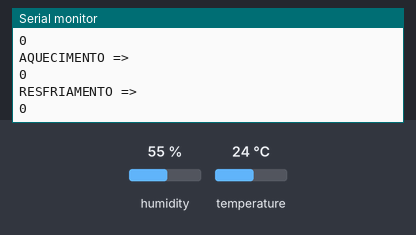
A sketch run on a simulated Arduino Uno, built with avr-gcc and run on an emulated ATmega328P. Parts: the last lines printed to the serial monitor. The test bench sets the inputs (shaded band); at power-on: temperature 24 °C, humidity 55 %.

Above: at 6.8 s.
6.9 s: temperature set to 12 °C
At 13.6 s:
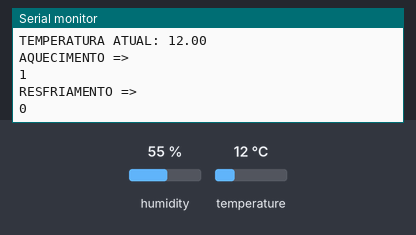
15.4 s: temperature set to 28 °C
At 20.6 s:
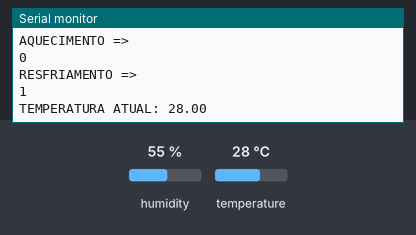
23.4 s: temperature set to 33 °C
At 29.1 s:
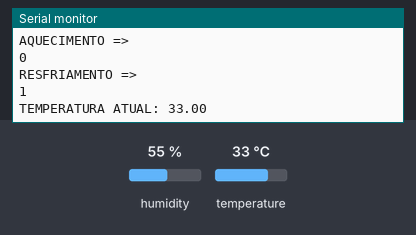
31.4 s: temperature set to 16 °C
At 37.5 s:
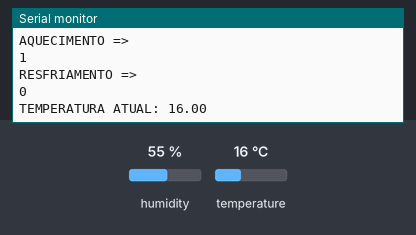
39.4 s: humidity set to 22 %
Timing chart, 0 to 42.4 s (numbered marks = the images above; inputs shaded):
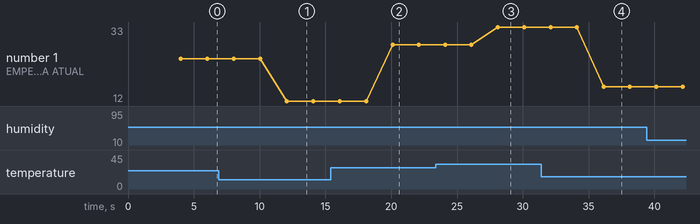

Measured:
- after the input at 6.9 s, the serial monitor: prints a new line after 5.1 s (image 1)
- after the input at 15.4 s, the serial monitor: prints a new line after 4.6 s (image 2)
- after the input at 23.4 s, the serial monitor: prints a new line after 4.6 s (image 3)
- after the input at 31.4 s, the serial monitor: prints a new line after 4.6 s (image 4)
- plotted number 1: 24 → 12 after the input at 6.9 s, 12 → 28 after the input at 15.4 s, 28 → 33 after the input at 23.4 s, 33 → 16 after the input at 31.4 s

The sketch:

hidromel.ino
```cpp
/* Para resfriar considerar Chiller de serpentina */

/* Incluir biblitoecas */
#include <Arduino_FreeRTOS.h>
#include "DHT.h"
#include <task.h>
#include <queue.h>

/* Definições gerais */
#define BAUDRATE_SERIAL 9600

/* Definições - DHT11 */
#define DHTPIN 2     // Digital pin connected to the DHT sensor
#define DHTTYPE DHT11   // DHT 11
DHT dht(DHTPIN, DHTTYPE);

/* Definições Leds*/
#define LED_AZUL 3
#define LED_VERDE 4
#define LED_VERMELHO 5

/* Definições Resfriamento e Aquecimento*/
#define AQUECIMENTO 6
#define RESFRIAMENTO 7

/* filas (queues) */
QueueHandle_t fila_dht11_temperatura;
QueueHandle_t fila_led_azul;
QueueHandle_t fila_led_verde;
QueueHandle_t fila_led_vermelho;
QueueHandle_t fila_aquecimento;
QueueHandle_t fila_resfriamento;

/* Define - tempo para aguardar tomada de controle da fila */
#define TEMPO_PARA_AGUARDAR_FILA (TickType_t ) 1000

/* TAREFAS DE SENSOR */
/* Tarefa de aquisição de dados */
void task_dht11_temperatura( void *pvParameters );

/* TAREFA DE CONTROLE*/
void task_controle( void *pvParameters );

/* TAREFA DE ATUAÇÃO */
/* Tarefas dos leds*/
void task_led_azul( void *pvParameters );
void task_led_vermelho( void *pvParameters );
void task_led_verde( void *pvParameters );
/* Tarefas aquecimento e resfriamento */
void task_aquecimento(void *pvParameters );
void task_resfriamento(void *pvParameters );


void setup() {
  /* Inicializar serial */
  Serial.begin(BAUDRATE_SERIAL);

  /* Saidas dos LEDs */
//  pinMode(LED_VERMELHO, OUTPUT);
//  pinMode(LED_AZUL, OUTPUT);
//  pinMode(LED_VERDE, OUTPUT);
//  pinMode(LED_VERDE, OUTPUT);
//  pinMode(LED_VERDE, OUTPUT);

  /* Inicializar dht11 */
  dht.begin();

  /* Criação das filas (queues) */
  fila_dht11_temperatura  = xQueueCreate(1, sizeof(float));
  fila_led_azul           = xQueueCreate(1, sizeof(int));
  fila_led_verde          = xQueueCreate(1, sizeof(int));
  fila_led_vermelho       = xQueueCreate(1, sizeof(int));
  fila_aquecimento        = xQueueCreate(1, sizeof(int));
  fila_resfriamento       = xQueueCreate(1, sizeof(int));

  /* Verifica se as filas foram corretamente criadas */
  if ((fila_dht11_temperatura == NULL || fila_led_azul == NULL || fila_led_verde == NULL || fila_led_vermelho == NULL || fila_aquecimento == NULL || fila_resfriamento == NULL)) {
    Serial.println("erro nas filas");
    while(1){}
  }

  /* Criar tarefas */
  xTaskCreate(task_dht11_temperatura, (const portCHAR *)"dht11",            1024, NULL,  5, NULL);
  xTaskCreate(task_controle,          (const portCHAR *)"monitor_serial",   156,  NULL,  4,  NULL);
  xTaskCreate(task_led_azul,          (const portCHAR *)"led_azul",         156,  NULL,  2,  NULL);
  xTaskCreate(task_led_verde,         (const portCHAR *)"led_verde",        156,  NULL,  1,  NULL);
  xTaskCreate(task_led_vermelho,      (const portCHAR *)"led_vermelho",     156,  NULL,  2,  NULL);
  xTaskCreate(task_aquecimento,       (const portCHAR *)"led_aquecimento",  156,  NULL,  3,  NULL);
  xTaskCreate(task_resfriamento,      (const portCHAR *)"led_resfriamento", 156,  NULL,  3,  NULL);

  Serial.println("setup finalizado");
  /* A partir deste momento, o scheduler de tarefas entra em ação e as tarefas executam */
}

void loop() {
    /* No FreeRTOS tudo é feito pelas tarefas */
}

void switch_led(int azul, int verde, int vermelho) {
  xQueueOverwrite(fila_led_azul, (void *)&azul);
  xQueueOverwrite(fila_led_verde, (void *)&verde);
  xQueueOverwrite(fila_led_vermelho, (void *)&vermelho);
}


void switch_aquecimento(int flag) {
  xQueueOverwrite(fila_aquecimento, (void *)&flag);
}

void switch_resfriamento(int flag) {
  xQueueOverwrite(fila_resfriamento, (void *)&flag);
}


/* TAREFA DE SENSOR */
/* task_dht11_temperatura: tarefa responsável por fazer a leitura da temperatura por meio do sensor dht11 */
void task_dht11_temperatura( void *pvParameters )
{
  float temperatura = 0.0;
  vTaskDelay( 2000 / portTICK_PERIOD_MS );

  while(1) {
    temperatura = dht.readTemperature();
    /* Insere leitura na fila */
    xQueueOverwrite(fila_dht11_temperatura, (void *)&temperatura);
    vTaskDelay( 2000 / portTICK_PERIOD_MS );  /* Ler a temperatura a cada 2 segundos*/

    Serial.print("TEMPERATURA ATUAL: ");
    Serial.println(temperatura);
  }
}


/* TAREFA DE CONTROLE */
/* dados considerando a levedura Lalvin 71B */
/* https://www.indupropil.com.br/levedura-lalvin-71b-5gr.html */

void task_controle( void *pvParameters )
{
  float temperatura = 0.0;

  vTaskDelay( 2000 / portTICK_PERIOD_MS );

  while(1) {
    xQueuePeek(fila_dht11_temperatura, &temperatura,TEMPO_PARA_AGUARDAR_FILA);

    /* Temperatura críticamente baixa => acionamento dos sistemas de refrigeração ou aquecimento */
    if(temperatura < 15.0 ){
      Serial.println("Temperatura críticamente baixa");
      switch_led(1, 0, 0);
      switch_aquecimento(1);
      switch_resfriamento(0);

    /* Temperatura de atenção, acionamento do sistema de refrigeração ou aquecimento */
    } else if (temperatura >= 15.0 && temperatura <= 17.0) {
      Serial.println("Temperatura de atenção - baixa");
      switch_led(1, 1, 0);
      switch_aquecimento(1);
      switch_resfriamento(0);

    /* Dentro da faixa de temperatura desejada */
    } else if (temperatura > 17.0 && temperatura < 28.0) {
      Serial.println("Temperatura desejada");
      switch_led(0, 1, 0);
      switch_aquecimento(0);
      switch_resfriamento(0);

    /* Temperatura de atenção, acionamento do sistema de refrigeração ou aquecimento */
    } else if (temperatura >= 28.0 && temperatura <= 30.0) {
      Serial.println("Temperatura de atenção - alta");
      switch_led(0, 1, 1);
      switch_aquecimento(0);
      switch_resfriamento(1);

    /* led vermelho = temperatura crítica, manutenção do acionamento dos sistemas de refrigeração ou aquecimento */
    } else if (temperatura > 30.0){
      Serial.println("Temperatura críticamente alta");
      switch_led(0, 0, 1);
      switch_aquecimento(0);
      switch_resfriamento(1);

    /* desconhecido */
    } else {
      Serial.println("Estado desconhecido");
    }

    /* Ler a temperatura a cada 2 segundos */
    vTaskDelay( 2000 / portTICK_PERIOD_MS );
  }
}

/* TAREFAS DE ATUAÇÃO */
void task_led_azul( void *pvParameters )
{
  int azul = 0;
  vTaskDelay( 2000 / portTICK_PERIOD_MS );

  while(1) {
    /* Recupera valor da  fila */
    xQueuePeek(fila_led_azul, &azul,TEMPO_PARA_AGUARDAR_FILA);
    Serial.println("AZUL =>");
    Serial.println(azul);

    digitalWrite(LED_AZUL, azul == 1 ? HIGH : LOW);

    /* Ler a temperatura a cada 2 segundos*/
    vTaskDelay( 2000 / portTICK_PERIOD_MS );
  }
}


void task_led_verde( void *pvParameters )
{
  int verde = 0;
  vTaskDelay( 2000 / portTICK_PERIOD_MS );

  while(1) {
    /* Recupera valor da  fila */
    xQueuePeek(fila_led_verde, &verde,TEMPO_PARA_AGUARDAR_FILA);
    Serial.println("VERDE =>");
    Serial.println(verde);

    digitalWrite(LED_VERDE, verde == 1 ? HIGH : LOW);

    /* Ler a temperatura a cada 2 segundos*/
    vTaskDelay( 2000 / portTICK_PERIOD_MS );
  }
}


void task_led_vermelho( void *pvParameters )
{
  int vermelho = 0;
  vTaskDelay( 2000 / portTICK_PERIOD_MS );

  while(1) {
    /* Recupera valor da  fila */
    xQueuePeek(fila_led_vermelho, &vermelho,TEMPO_PARA_AGUARDAR_FILA);
    Serial.println("VERMELHO =>");
    Serial.println(vermelho);

    digitalWrite(LED_VERMELHO, vermelho == 1 ? HIGH : LOW);

    /* Ler a temperatura a cada 2 segundos */
    vTaskDelay( 2000 / portTICK_PERIOD_MS );
  }
}


void task_resfriamento( void *pvParameters )
{
  int resfriamento = 0;
  vTaskDelay( 2000 / portTICK_PERIOD_MS );

  while(1) {
    /* Recupera valor da  fila */
    xQueuePeek(fila_resfriamento, &resfriamento,TEMPO_PARA_AGUARDAR_FILA);
    Serial.println("RESFRIAMENTO =>");
    Serial.println(resfriamento);

    digitalWrite(RESFRIAMENTO, resfriamento == 1 ? HIGH : LOW);

    /* Ler a temperatura a cada 2 segundos*/
    vTaskDelay( 2000 / portTICK_PERIOD_MS );
  }
}


void task_aquecimento( void *pvParameters )
{
  int aquecimento = 0;
  vTaskDelay( 2000 / portTICK_PERIOD_MS );

  while(1) {
    /* Recupera valor da  fila */
    xQueuePeek(fila_aquecimento, &aquecimento,TEMPO_PARA_AGUARDAR_FILA);
    Serial.println("AQUECIMENTO =>");
    Serial.println(aquecimento);

    digitalWrite(AQUECIMENTO, aquecimento == 1 ? HIGH : LOW);

    /* Ler a temperatura a cada 2 segundos*/
    vTaskDelay( 2000 / portTICK_PERIOD_MS );
  }
}
```
